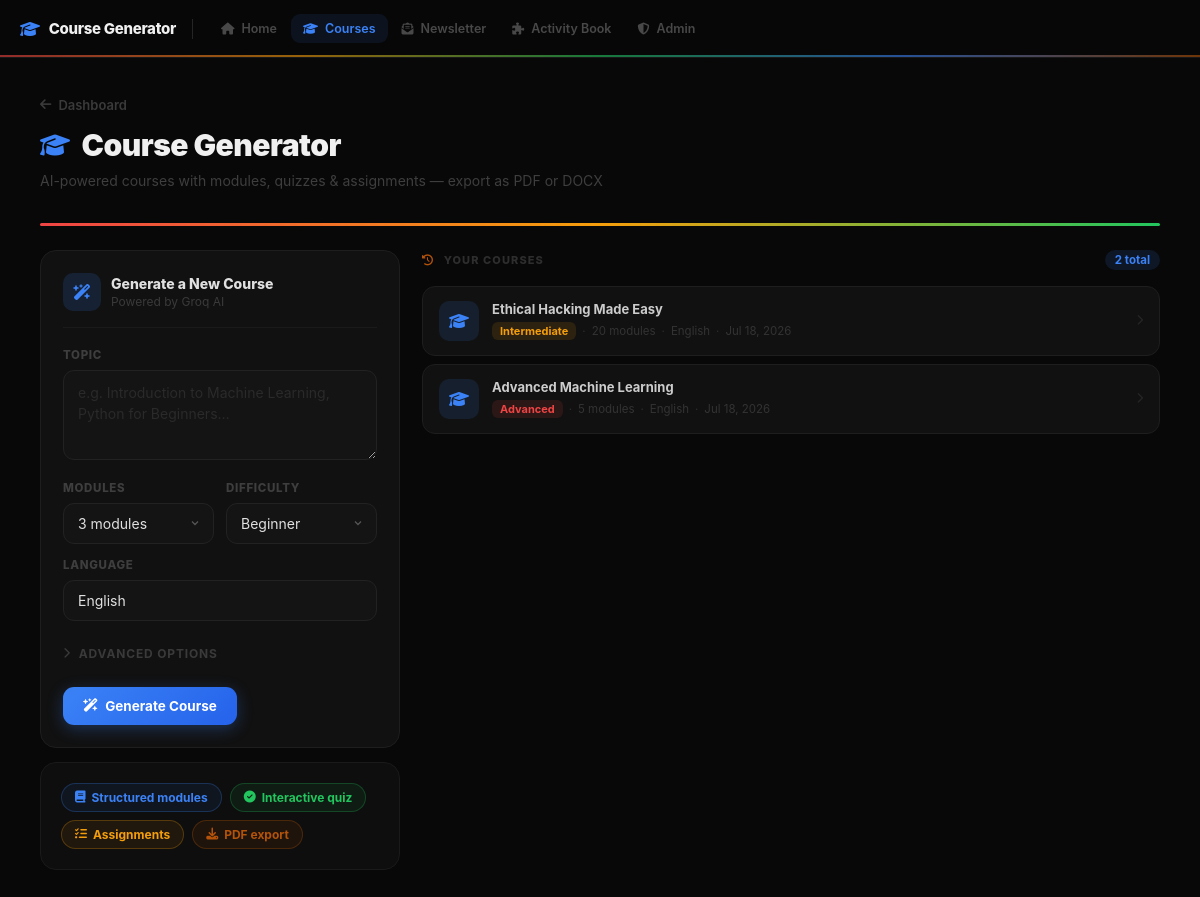
/coursegen/, run on an earlier commit of the app's database.
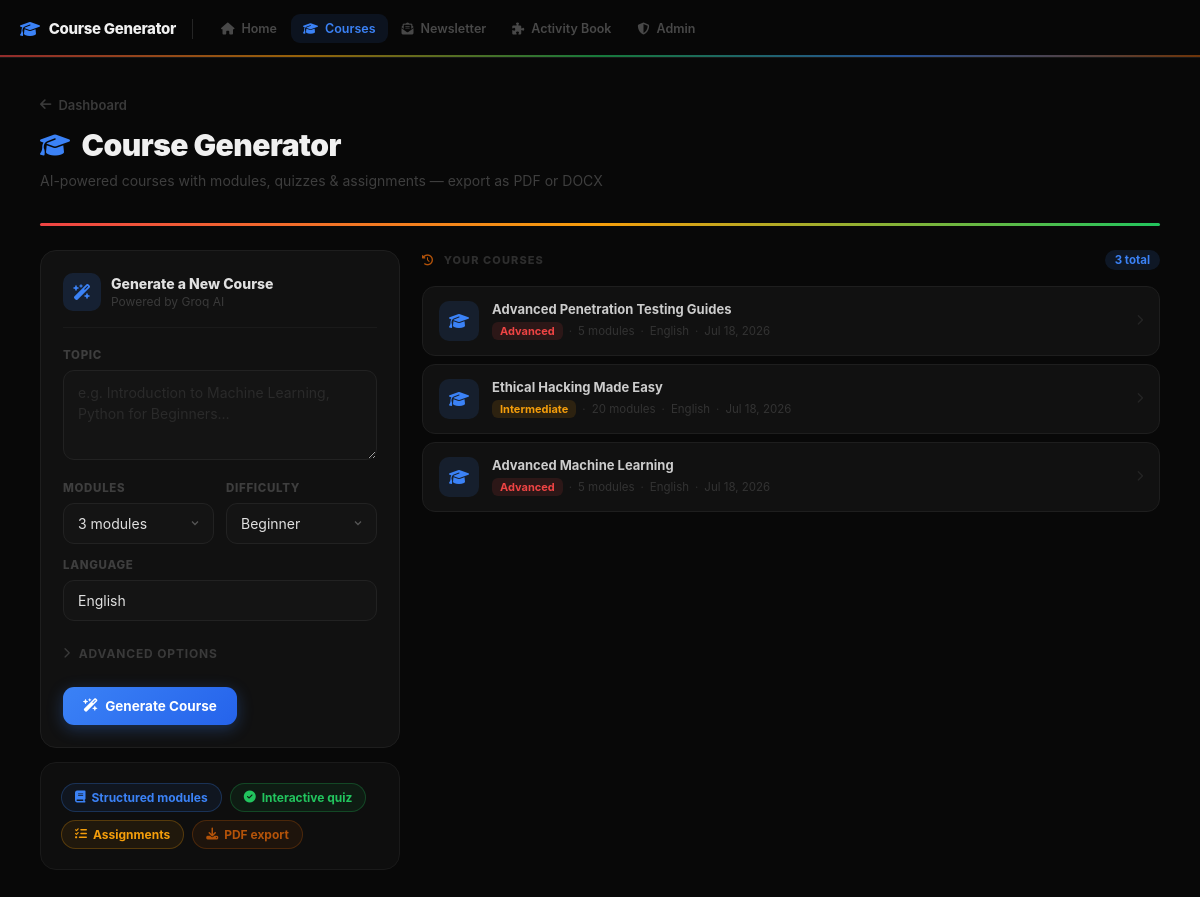
And on a later commit of the database.
### models.py (models this page shows)
class Course(db.Model):
    __tablename__ = "courses"
    id            = db.Column(db.Integer, primary_key=True)
    title         = db.Column(db.String(400))
    topic         = db.Column(db.Text)
    difficulty    = db.Column(db.String(50))
    language      = db.Column(db.String(100))
    total_modules = db.Column(db.Integer, default=0)
    created_at    = db.Column(db.DateTime, default=datetime.utcnow)
    modules       = db.relationship("CourseModule", backref="course",
                                    cascade="all, delete-orphan", order_by="CourseModule.number")

### apps/coursegen/__init__.py (the view)
@coursegen_bp.route("/")
def index():
    courses = Course.query.order_by(Course.created_at.desc()).limit(20).all()
    return render_template("coursegen/index.html", courses=courses)

### templates/coursegen/index.html (shortened to what this page needs)
{% extends "base.html" %}
{% block navbar_brand %}<span class="navbar-brand"><i class="fas fa-graduation-cap"></i> Course Generator</span>{% endblock %}
{% block nav_course %}active{% endblock %}
{% block content %}
<div class="page-header anim-up">
  <a class="back-link" href="/"><i class="fas fa-arrow-left"></i> Dashboard</a>
  <h1><i class="fas fa-graduation-cap"></i> Course Generator</h1>
  <p class="subtitle">AI-powered courses with modules, quizzes &amp; assignments — export as PDF or DOCX</p>
</div>
<div class="color-bar"></div>
<div class="split">
  <div class="sticky-col">
    <div class="card card-glow anim-up d1">
      <div class="form-card-header">
        <div class="form-card-icon"><i class="fas fa-wand-magic-sparkles"></i></div>
        <div>
          <div style="font-size:14px;font-weight:800;color:#e0e0e0;">Generate a New Course</div>
          <div style="font-size:12px;color:#3a3a3a;margin-top:2px;">Powered by Groq AI</div>
        </div>
      </div>
      <div class="form-group">
        <label class="form-label">Topic</label>
        <textarea class="textarea" id="topic" rows="3"
          placeholder="e.g. Introduction to Machine Learning, Python for Beginners…"></textarea>
      </div>
      <div class="input-row">
        <div class="form-group mb-0">
          <label class="form-label">Modules</label>
          <select class="select" id="num_modules">
            <option value="3" selected>3 modules</option>
          </select>
        </div>
        <div class="form-group mb-0">
          <label class="form-label">Difficulty</label>
          <select class="select" id="difficulty">
            <option>Beginner</option>
          </select>
        </div>
      </div>
      <div class="form-group" style="margin-top:14px;">
        <label class="form-label">Language</label>
        <input class="input" id="language" placeholder="English" value="English">
      </div>
      <button class="adv-toggle" id="advToggle" onclick="toggleAdv()">
        <i class="fas fa-chevron-right"></i> Advanced options
      </button>
      <button class="btn btn-info" id="generateBtn" onclick="startGenerate()" style="margin-top:18px;">
        <i class="fas fa-wand-magic-sparkles"></i> Generate Course
      </button>
    </div>
    <div class="card-flat anim-up d3" style="margin-top:0;">
      <div class="chips">
        <span class="chip chip-blue"><i class="fas fa-book"></i> Structured modules</span>
        <span class="chip chip-green"><i class="fas fa-check-circle"></i> Interactive quiz</span>
        <span class="chip chip-yellow"><i class="fas fa-tasks"></i> Assignments</span>
        <span class="chip chip-brown"><i class="fas fa-download"></i> PDF export</span>
      </div>
    </div>
  </div>
  <div class="anim-up d2">
    <div class="flex items-center justify-between" style="margin-bottom:16px;">
      <p class="section-label" style="margin:0;">
        <i class="fas fa-clock-rotate-left" style="color:var(--brown);margin-right:6px;"></i>
        Your Courses
      </p>
      {% if courses %}
      <span class="badge badge-blue">{{ courses|length }} total</span>
      {% endif %}
    </div>
    {% if courses %}
      {% for course in courses %}
      <div class="course-item" onclick="window.location='/coursegen/{{ course.id }}'">
        <div class="history-icon" style="background:rgba(59,130,246,.12);color:var(--blue);">
          <i class="fas fa-graduation-cap"></i>
        </div>
        <div class="history-meta">
          <div class="title">{{ course.title }}</div>
          <div class="sub" style="display:flex;align-items:center;gap:6px;flex-wrap:wrap;margin-top:5px;">
            <span class="diff-badge-{{ course.difficulty.lower() }}">{{ course.difficulty }}</span>
            <span style="color:#2e2e2e;">·</span>
            <span>{{ course.total_modules }} modules</span>
            <span style="color:#2e2e2e;">·</span>
            <span>{{ course.language }}</span>
            <span style="color:#2e2e2e;">·</span>
            <span>{{ course.created_at.strftime('%b %d, %Y') }}</span>
          </div>
        </div>
        <i class="fas fa-chevron-right history-arrow"></i>
      </div>
      {% endfor %}
    {% else %}
      <div class="empty-state">
        <div class="icon"><i class="fas fa-book-open"></i></div>
        <p>No courses yet. Generate your first one!</p>
      </div>
    {% endif %}
  </div>
</div>
{% endblock %}

### templates/base.html (shortened to what this page needs)
<!DOCTYPE html>
<html lang="en">
<head>
  <link rel="stylesheet" href="/static/css/mobile.css">
  <link rel="stylesheet" href="https://cdnjs.cloudflare.com/ajax/libs/font-awesome/6.5.0/css/all.min.css">
</head>
<body>
<nav class="navbar">
  {% block navbar_brand %}{% endblock %}
  <div class="nav-links">
    <a href="/" class="nav-link {% block nav_home %}{% endblock %}">
      <i class="fas fa-home"></i><span>Home</span>
    </a>
    <a href="/coursegen/" class="nav-link nav-link-blue {% block nav_course %}{% endblock %}">
      <i class="fas fa-graduation-cap"></i><span>Courses</span>
    </a>
    <a href="/emailnewsgen/" class="nav-link nav-link-green {% block nav_newsletter %}{% endblock %}">
      <i class="fas fa-envelope-open-text"></i><span>Newsletter</span>
    </a>
    <a href="/actgen/" class="nav-link nav-link-yellow {% block nav_actgen %}{% endblock %}">
      <i class="fas fa-puzzle-piece"></i><span>Activity Book</span>
    </a>
    <a href="/admin/" class="nav-link nav-link-red {% block nav_admin %}{% endblock %}">
      <i class="fas fa-shield-halved"></i><span>Admin</span>
    </a>
  </div>
</nav>
<div class="page-wrap">
  {% block content %}{% endblock %}
</div>
</body>
</html>

### templates/coursegen/index.html (style rules this page uses)
.adv-toggle { display: flex; align-items: center; gap: 8px; font-size: 12px; font-weight: 700; color: #3a3a3a; cursor: pointer; margin: 12px 0 0; background: none; border: none; font-family: inherit; text-transform: uppercase; letter-spacing: .07em; width: 100%; text-align: left; transition: color .15s; padding: 8px 0; }
.adv-toggle i { transition: transform .2s; font-size: 11px; }
.form-card-header { display: flex; align-items: center; gap: 10px; margin-bottom: 20px; padding-bottom: 16px; border-bottom: 1px solid #1a1a1a; }
.form-card-icon { width: 38px; height: 38px; border-radius: 10px; background: rgba(59,130,246,.15); color: var(--blue); display: flex; align-items: center; justify-content: center; font-size: 16px; flex-shrink: 0; }
.course-item { display: flex; align-items: center; gap: 13px; background: #111; border: 1px solid #1e1e1e; border-radius: 13px; padding: 14px 16px; margin-bottom: 8px; cursor: pointer; transition: border-color .2s, background .2s, transform .2s, box-shadow .2s; position: relative; overflow: hidden; }
.course-item::before { content: ''; position: absolute; left: 0; top: 0; bottom: 0; width: 3px; background: linear-gradient(180deg, var(--blue), var(--green)); opacity: 0; transition: opacity .2s; }
.diff-badge-intermediate { background: rgba(245,158,11,.12); color: var(--yellow); border-radius: 6px; padding: 2px 8px; font-size: 11px; font-weight: 700; }
.diff-badge-advanced { background: rgba(239,68,68,.12); color: var(--red); border-radius: 6px; padding: 2px 8px; font-size: 11px; font-weight: 700; }

What changed in the data, as far as the page shows it:
added Course: title "Advanced Penetration Testing Guides", difficulty "Advanced", total_modules "5", language "English", created_at "Jul 18, 2026"
Also different on the page:
{{ courses|length }}: "2" → "3"
